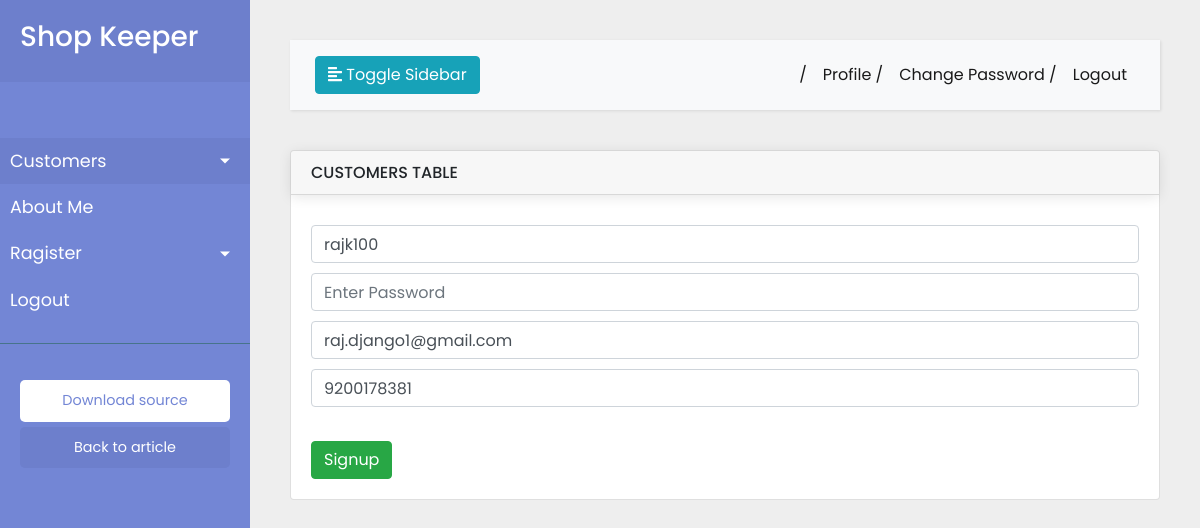
The page /update/3/ on the database its author committed.
### customer/models.py (models this page shows, shortened)
class Customer(models.Model):
    name = models.CharField(max_length=100,default='username', verbose_name='Customer Name')
    password = models.CharField(max_length=100)
    email = models.EmailField(max_length=200,unique=True)
    mobile = models.CharField(max_length=15)
    status = models.BooleanField(default=False)

### customer/views.py (the view)
# urls.py: path('update/<int:id>/',cus_views.update_customer, name='update_customer'),
def update_customer(request,id):
    customer = Customer.objects.get(id=id)
    form = CustomerForm(request.POST or None, instance=customer)
    if form.is_valid():
        form.save()
        return redirect('all_customers')
    d = {
        'form': form
    }
    return render(request,'customer/signup.html',d)

### customer/templates/customer/signup.html (shortened to what this page needs)
{% extends 'base.html'%}
{% block content %}
<div class="wrapper">
    {% include 'navbar.html'%}
    <div id="content">
        {% include 'top-nav.html'%}
        <div class="card">
            <div class="card-header">
                <h6 class="text-uppercase mb-0">Customers Table</h6>
            </div>
            <div class="card-body">
                <form method="post">
                    {{form}}
                    <br>
                    <button type="submit" class="btn btn-success p-6">Signup</button>
                </form>
            </div>
        </div>
    </div>
</div>
{% endblock%}

### static/css/style2.css (style rules this page uses)
body { font-family: 'Poppins', sans-serif; background: #fafafa; }
.wrapper { display: flex; width: 100%; }
#content { width: calc(100% - 250px); padding: 40px; min-height: 100vh; transition: all 0.3s; position: absolute; top: 0; right: 0; }
.card { width:100%; }
.card input { margin:10px 0px; }
.card-header { border-radius: 20px; box-shadow: 0 0.125rem 0.8rem rgba(0, 0, 0, 0.1); }
.card-body input,select { width:100%; }

### static/css/style.css (style rules this page uses)
body { background:#eee; }

### rows shown on the page
Customer: name "rajk100", email "raj.django1@gmail.com", mobile "9200178381"
